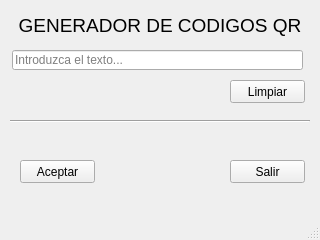
<?xml version="1.0" encoding="UTF-8"?>
<ui version="4.0">
 <class>MainWindow</class>
 <widget class="QMainWindow" name="MainWindow">
  <property name="geometry">
   <rect>
    <x>0</x>
    <y>0</y>
    <width>320</width>
    <height>240</height>
   </rect>
  </property>
  <property name="windowTitle">
   <string>GeneradorQR</string>
  </property>
  <property name="windowIcon">
   <iconset resource="img/icon.qrc">
    <normaloff>:/icon/qr.png</normaloff>:/icon/qr.png</iconset>
  </property>
  <widget class="QWidget" name="centralwidget">
   <widget class="QLineEdit" name="lineEdit_texto">
    <property name="geometry">
     <rect>
      <x>12</x>
      <y>50</y>
      <width>291</width>
      <height>20</height>
     </rect>
    </property>
    <property name="toolTip">
     <string>Introduzca el texto...</string>
    </property>
    <property name="placeholderText">
     <string>Introduzca el texto...</string>
    </property>
   </widget>
   <widget class="QPushButton" name="pushButton_aceptar">
    <property name="geometry">
     <rect>
      <x>20</x>
      <y>160</y>
      <width>75</width>
      <height>23</height>
     </rect>
    </property>
    <property name="toolTip">
     <string>Aceptar</string>
    </property>
    <property name="text">
     <string>Aceptar</string>
    </property>
    <property name="icon">
     <iconset resource="img/aceptar.qrc">
      <normaloff>:/aceptar/aceptar.png</normaloff>:/aceptar/aceptar.png</iconset>
    </property>
   </widget>
   <widget class="QPushButton" name="pushButton_salir">
    <property name="geometry">
     <rect>
      <x>230</x>
      <y>160</y>
      <width>75</width>
      <height>23</height>
     </rect>
    </property>
    <property name="toolTip">
     <string>Salir</string>
    </property>
    <property name="text">
     <string>Salir</string>
    </property>
    <property name="icon">
     <iconset resource="img/salir.qrc">
      <normaloff>:/salir/salir.png</normaloff>:/salir/salir.png</iconset>
    </property>
   </widget>
   <widget class="QPushButton" name="pushButton_limpiar">
    <property name="geometry">
     <rect>
      <x>230</x>
      <y>80</y>
      <width>75</width>
      <height>23</height>
     </rect>
    </property>
    <property name="toolTip">
     <string>Limpiar</string>
    </property>
    <property name="text">
     <string>Limpiar</string>
    </property>
    <property name="icon">
     <iconset resource="img/limpiar.qrc">
      <normaloff>:/limpiar/limpiar.png</normaloff>:/limpiar/limpiar.png</iconset>
    </property>
   </widget>
   <widget class="QLabel" name="label_titulo">
    <property name="geometry">
     <rect>
      <x>10</x>
      <y>10</y>
      <width>300</width>
      <height>30</height>
     </rect>
    </property>
    <property name="font">
     <font>
      <pointsize>14</pointsize>
      <weight>50</weight>
      <bold>false</bold>
     </font>
    </property>
    <property name="text">
     <string>GENERADOR DE CODIGOS QR</string>
    </property>
    <property name="alignment">
     <set>Qt::AlignCenter</set>
    </property>
   </widget>
   <widget class="Line" name="line">
    <property name="geometry">
     <rect>
      <x>10</x>
      <y>120</y>
      <width>300</width>
      <height>3</height>
     </rect>
    </property>
    <property name="orientation">
     <enum>Qt::Horizontal</enum>
    </property>
   </widget>
   <widget class="QLabel" name="labelstatusbar">
    <property name="geometry">
     <rect>
      <x>120</x>
      <y>160</y>
      <width>47</width>
      <height>13</height>
     </rect>
    </property>
    <property name="text">
     <string/>
    </property>
   </widget>
  </widget>
  <widget class="QMenuBar" name="menubar">
   <property name="geometry">
    <rect>
     <x>0</x>
     <y>0</y>
     <width>320</width>
     <height>21</height>
    </rect>
   </property>
  </widget>
  <widget class="QStatusBar" name="statusbar"/>
 </widget>
 <resources>
  <include location="img/aceptar.qrc"/>
  <include location="img/icon.qrc"/>
  <include location="img/limpiar.qrc"/>
  <include location="img/salir.qrc"/>
 </resources>
 <connections/>
</ui>
